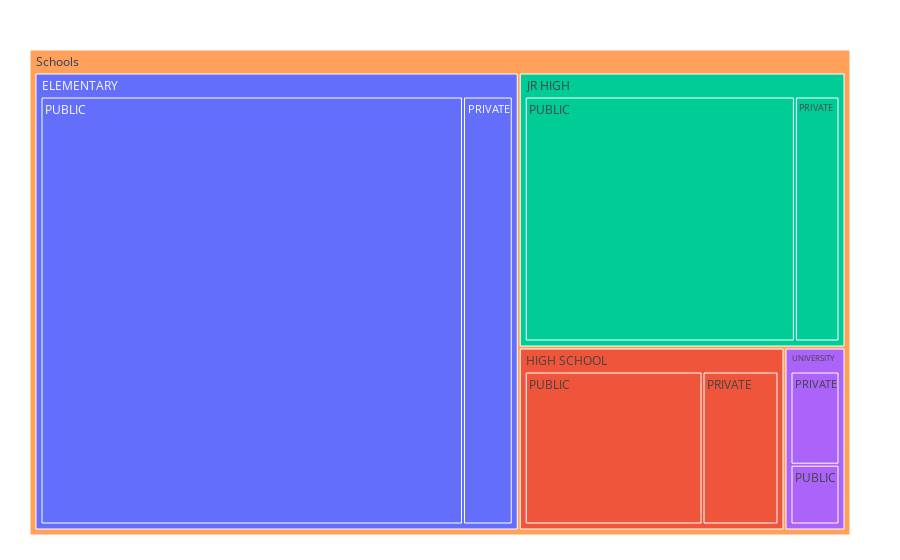

The code cell stored with this chart in its notebook:
### Code cell
import plotly.express as px
df = schools_fv
fig = px.treemap(df, path=[px.Constant("Schools"), 'LEVEL',"TYPE"], 
                 values='2019-2020', color='LEVEL')
fig.update_layout(margin = dict(t=50, l=30, r=50, b=25))
fig.show()

### Figure 1 — Plotly figure (JSON) as saved in the notebook; plotly's stock layout.template omitted (floating-point values rounded to 4 significant figures)
{"data": [{"branchvalues": "total", "customdata": [["ELEMENTARY"], ["HIGH SCHOOL"], ["JR HIGH"], ["UNIVERSITY"], ["ELEMENTARY"], ["HIGH SCHOOL"], ["JR HIGH"], ["UNIVERSITY"], ["ELEMENTARY"], ["HIGH SCHOOL"], ["JR HIGH"], ["UNIVERSITY"], ["(?)"]], "domain": {"x": [0, 1], "y": [0, 1]}, "hovertemplate": "labels=%{label}<br>2019-2020=%{value}<br>parent=%{parent}<br>id=%{id}<br>LEVEL=%{customdata[0]}<extra></extra>", "ids": ["Schools/ELEMENTARY/PRIVATE", "Schools/HIGH SCHOOL/PRIVATE", "Schools/JR HIGH/PRIVATE", "Schools/UNIVERSITY/PRIVATE", "Schools/ELEMENTARY/PUBLIC", "Schools/HIGH SCHOOL/PUBLIC", "Schools/JR HIGH/PUBLIC", "Schools/UNIVERSITY/PUBLIC", "Schools/ELEMENTARY", "Schools/HIGH SCHOOL", "Schools/JR HIGH", "Schools/UNIVERSITY", "Schools"], "labels": ["PRIVATE", "PRIVATE", "PRIVATE", "PRIVATE", "PUBLIC", "PUBLIC", "PUBLIC", "PUBLIC", "ELEMENTARY", "HIGH SCHOOL", "JR HIGH", "UNIVERSITY", "Schools"], "marker": {"colors": ["#636efa", "#EF553B", "#00cc96", "#ab63fa", "#636efa", "#EF553B", "#00cc96", "#ab63fa", "#636efa", "#EF553B", "#00cc96", "#ab63fa", "#FFA15A"]}, "name": "", "parents": ["Schools/ELEMENTARY", "Schools/HIGH SCHOOL", "Schools/JR HIGH", "Schools/UNIVERSITY", "Schools/ELEMENTARY", "Schools/HIGH SCHOOL", "Schools/JR HIGH", "Schools/UNIVERSITY", "Schools", "Schools", "Schools", "Schools", ""], "type": "treemap", "values": [10258, 6393, 5592, 2986, 87142, 14962, 33874, 1916, 97400, 21355, 39466, 4902, 163123]}], "layout": {"legend": {"tracegroupgap": 0}, "margin": {"b": 25, "l": 30, "r": 50, "t": 50}}}
